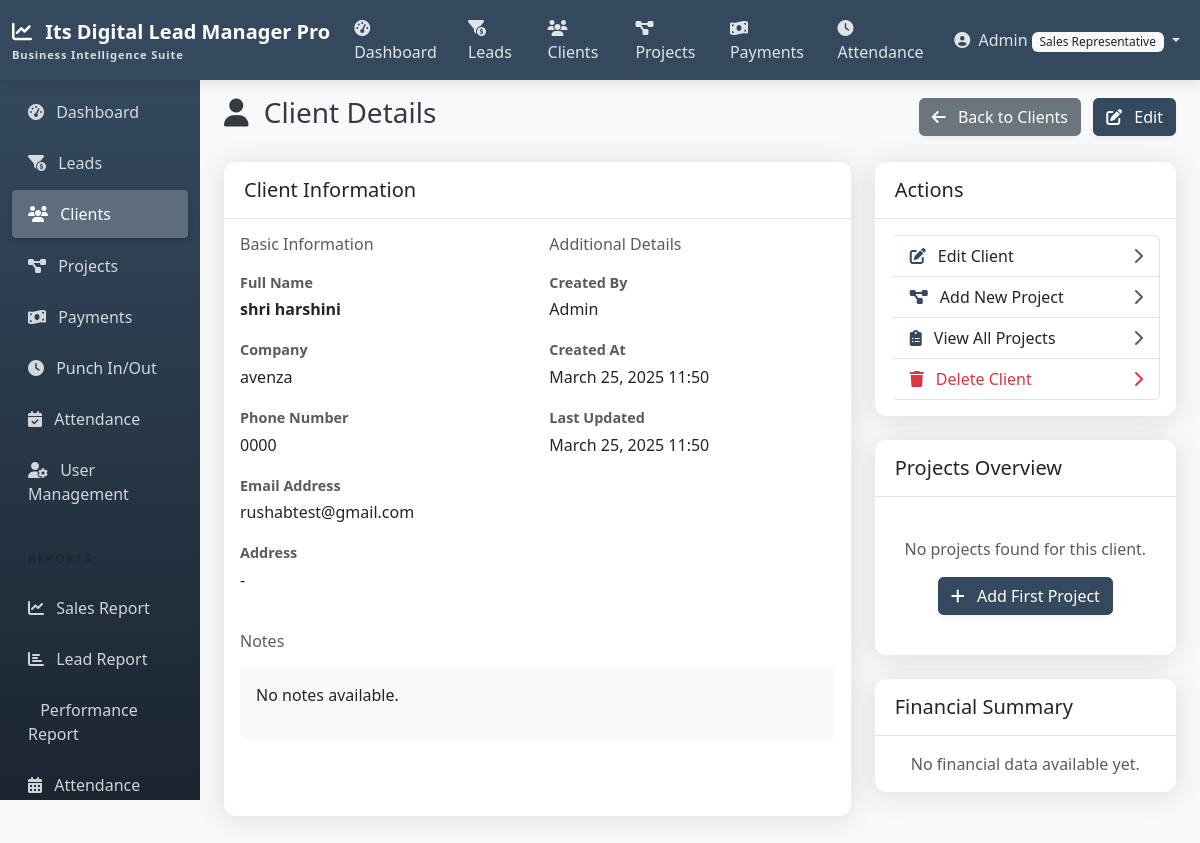
The app's page /clients/1/ (signed in), older data.
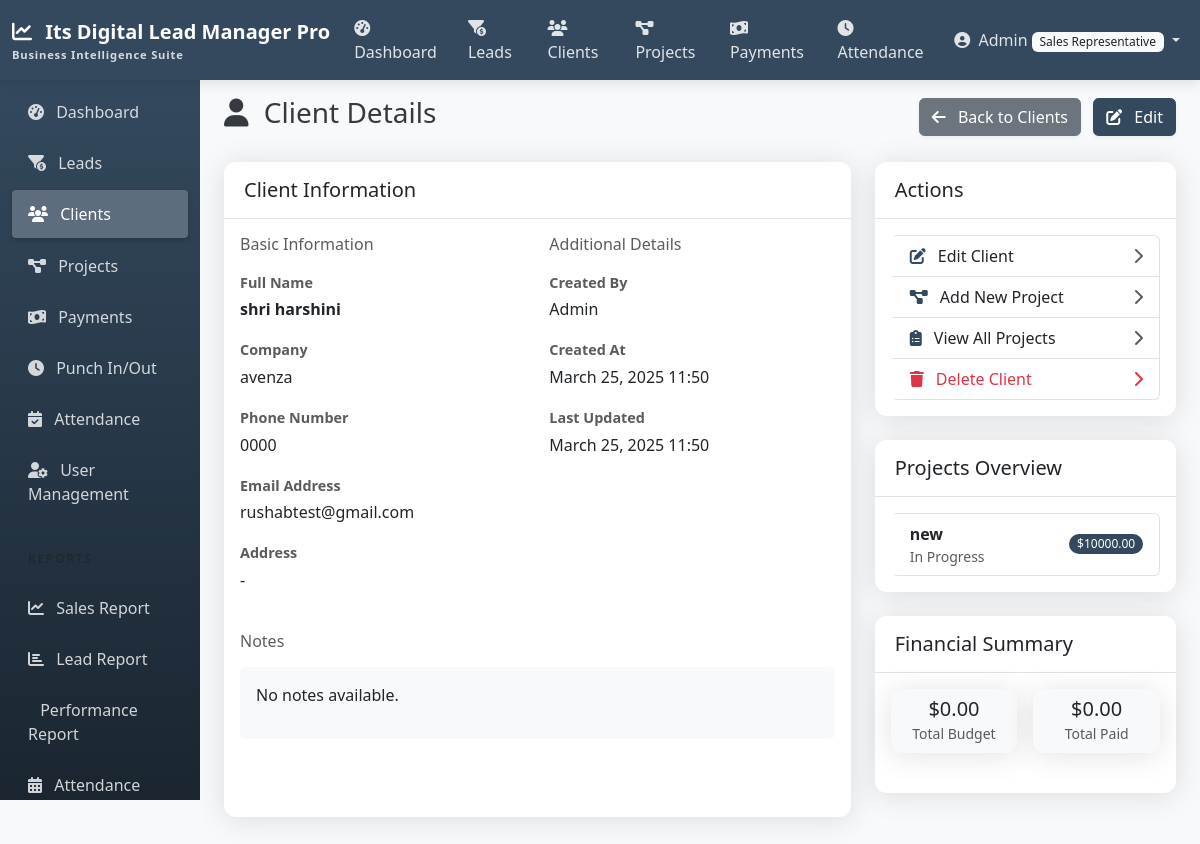
The same page, newer data.
### projects/models.py (models this page shows, shortened)
class Project(models.Model):
    name = models.CharField(max_length=255)
    description = models.TextField(blank=True, null=True)
    client = models.ForeignKey(Client, on_delete=models.CASCADE, related_name='projects')
    start_date = models.DateField()
    end_date = models.DateField(blank=True, null=True)
    status = models.ForeignKey(ProjectStatus, on_delete=models.SET_NULL, null=True)
    budget = models.DecimalField(max_digits=12, decimal_places=2, default=0)
    notes = models.TextField(blank=True, null=True)
    created_by = models.ForeignKey(
        CustomUser,
        related_name='created_projects',
        on_delete=models.SET_NULL,
        null=True,
        blank=True
    )
    created_at = models.DateTimeField(auto_now_add=True)
    updated_at = models.DateTimeField(auto_now=True)
    class Meta:
        ordering = ['-created_at']

class ProjectStatus(models.Model):
    name = models.CharField(max_length=100)
    description = models.TextField(blank=True, null=True)
    order = models.PositiveIntegerField(default=0)
    class Meta:
        ordering = ['order']
        verbose_name_plural = 'Project statuses'

### clients/views.py (the view)
# urls.py: path('<int:pk>/', views.ClientDetailView.as_view(), name='client_detail'),
class ClientDetailView(LoginRequiredMixin, ClientAccessMixin, DetailView):
    model = Client
    template_name = 'clients/client_detail.html'
    context_object_name = 'client'

### clients/models.py (called while the page is built)
    @property
    def converted_from_lead(self):
        return self.lead is not None

### clients/views.py (called while the page is built, shortened)
    def test_func(self):
        if not self.request.user.is_authenticated:
            return False
        if self.request.user.is_superuser or self.request.user.role in ['admin', 'manager']:
            return True

### templates/clients/client_detail.html (shortened to what the changed rows need)
{% extends 'base.html' %}
{% block content %}
<div class="d-flex justify-content-between align-items-center mb-4">
    <h1 class="h3">
        <i class="fas fa-user me-2"></i> Client Details
    </h1>
</div>
<div class="row">
    <div class="col-md-4 mb-4">
        <div class="card shadow mb-4">
            <div class="card-body">
                {% with projects=client.projects.all %}
                {% if projects %}
                <div class="list-group">
                    {% for project in projects|slice:":5" %}
                    <a href="{% url 'project_detail' project.id %}" class="list-group-item list-group-item-action">
                        <div class="d-flex justify-content-between align-items-center">
                            <div>
                                <strong>{{ project.name }}</strong>
                                <small class="d-block text-muted">{{ project.status.name }}</small>
                            </div>
                            <span class="badge bg-primary rounded-pill">${{ project.budget }}</span>
                        </div>
                    </a>
                    {% endfor %}
                </div>
                {% else %}
                <div class="text-center py-4">
                    <p class="text-muted mb-3">No projects found for this client.</p>
                    <a href="{% url 'project_add' %}?client={{ client.id }}" class="btn btn-primary">
                        <i class="fas fa-plus me-2"></i> Add First Project
                    </a>
                </div>
                {% endif %}
                {% endwith %}
            </div>
        </div>
        <div class="card shadow">
            <div class="card-body">
                {% with projects=client.projects.all %}
                {% if projects %}
                    {% with total_budget=projects.aggregate_sum.budget total_paid=projects.aggregate_sum.payments__amount %}
                    <div class="row g-3">
                        <div class="col-6">
                            <div class="card bg-light">
                                <div class="card-body text-center p-2">
                                    <h5 class="mb-0">${{ projects.aggregate_sum.budget|default:"0.00" }}</h5>
                                    <small class="text-muted">Total Budget</small>
                                </div>
                            </div>
                        </div>
                        <div class="col-6">
                            <div class="card bg-light">
                                <div class="card-body text-center p-2">
                                    <h5 class="mb-0">${{ projects.aggregate_sum.payments__amount|default:"0.00" }}</h5>
                                    <small class="text-muted">Total Paid</small>
                                </div>
                            </div>
                        </div>
                    </div>
                    {% endwith %}
                {% else %}
                <p class="text-muted text-center mb-0">No financial data available yet.</p>
                {% endif %}
                {% endwith %}
            </div>
        </div>
    </div>
</div>
{% endblock %}

Row changes from the older to the newer data that the page shows:
added Project: name "new", status.name "In Progress", budget "10000.00"
Text that changed along with them:
{{ projects.aggregate_sum.budget|default:"0.00" }}: (not shown) → "0.00"
{{ projects.aggregate_sum.payments__amount|default:"0.00" }}: (not shown) → "0.00"
text no longer shown: "No projects found for this client. Add First Project No financial data available yet."
text now shown: "$ Total Budget $ Total Paid"
